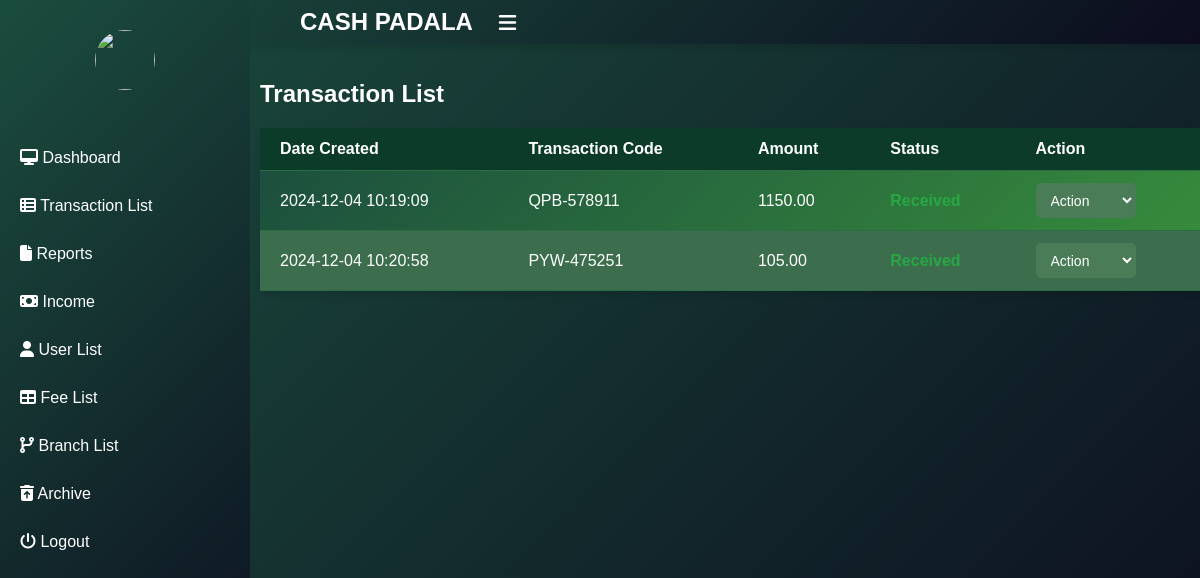
Page /list.php on the committed database.
### tables this page shows
CREATE TABLE `transactions` (
  `transaction_id` int(11) NOT NULL,
  `sender_id` int(11) NOT NULL,
  `amount` decimal(10,2) NOT NULL,
  `branch_from` int(11) NOT NULL,
  `status` enum('pending','received','failed') DEFAULT 'pending',
  `tracking_code` varchar(50) NOT NULL,
  `purpose` varchar(50) NOT NULL,
  `branch_to` varchar(50) NOT NULL,
  `receiver_id` varchar(50) NOT NULL,
  `s_firstname` varchar(50) NOT NULL,
  `s_lastname` varchar(50) NOT NULL,
  `s_middlename` varchar(50) DEFAULT NULL,
  `s_contact` varchar(20) NOT NULL,
  `s_address` varchar(255) NOT NULL,
  `r_firstname` varchar(50) NOT NULL,
  `r_lastname` varchar(50) NOT NULL,
  `r_middlename` varchar(50) DEFAULT NULL,
  `r_contact` varchar(20) NOT NULL,
  `r_address` varchar(255) NOT NULL,
  `created_at` timestamp NOT NULL DEFAULT current_timestamp(),
  `fee` decimal(10,2) NOT NULL
);

### list.php (the view, shortened to what this page needs)
<?php
include 'connect.php';
?>
<!DOCTYPE html>
<html>
<head>
	<link rel="stylesheet" href="https://stackpath.bootstrapcdn.com/font-awesome/4.7.0/css/font-awesome.min.css">
	<link rel="stylesheet" type="text/css" href="css/fontawesome/css/all.css">
</head>
<body>
	<header class="header">
		<h2 class="u-name">CASH <b>PADALA</b>
			<label for="checkbox">
				<i id="navbtn" class="fa fa-bars" aria-hidden="true"></i>
			</label>
		</h2>
	</header>
	<div class="body">
		<nav class="side-bar">
			<div class="user-p">
				<img  src="<?php echo $_SESSION['user_image']; ?>">
			</div>
				<ul>
				<li>
					<a href="admin_dashboard.php">
						<i class="fa fa-desktop" aria-hidden="true"></i>
						<span>Dashboard</span>
					</a>
				</li>
			<li>
					<a href="list.php">
						<i class="fas fa-regular fa-table-list" aria-hidden="true"></i>
						<span>Transaction List</span>
					</a>
				</li>
				<li>
					<a href="report.php">
						<i class="fas fa-light fa-file" aria-hidden="true"></i>
						<span>Reports</span>
					</a>
				</li>
					<li>
					<a href="income.php">
						<i class="fas fa-light fa-money-bill"aria-hidden="true"></i>
						<span>Income</span>
					</a>
				</li>
				<li>
					<a href="user.php">
						<i class="fas fa-solid fa-user" ></i>
						<span>User List</span>
					</a>
				</li>
					<li>
					<a href="fee.php">
						<i class="fas fa-regular fa-table"></i>
						<span>Fee List</span>
					</a>
				</li>
					<li>
					<a href="branch.php">
						<i class="fas fa-code-branch" ></i>
						<span>Branch List</span>
					</a>
				</li>
				<li>
					<a href="archive1.php">
						<i class="fas fa-solid fa-trash-can-arrow-up" ></i>
						<span>Archive</span>
					</a>
				</li>
				<li>
					<a href="logout.php">
						<i class="fa fa-power-off" aria-hidden="true"></i>
						<span>Logout</span>
					</a>
				</li>
			</ul>
		</nav>
		<section class="table__body">
    <div class="header_fixed">
		<h2>Transaction List</h2>
        <table id="data-table">
            <thead>
                <tr>
                    <th>Date Created</th>
                    <th>Transaction Code</th>
                    <th>Amount</th>
                    <th>Status</th>
                    <th>Action</th>
                </tr>
            </thead>
            <tbody>
                <?php
                $sql = "SELECT transaction_id, created_at, tracking_code, amount, status FROM transactions";
                $result = $conn->query($sql);
                if ($result->num_rows > 0) {
                    while ($row = $result->fetch_assoc()) {
                        echo '<tr>';
                        echo '<td>' . $row["created_at"] . '</td>';
                        echo '<td>' . $row["tracking_code"] . '</td>';
                        echo '<td>' . $row["amount"] . '</td>';
                        echo '<td class="status">' . ucfirst($row["status"]) . '</td>';
                        echo '<td>';
                        echo '<select class="hiddenSelect">';
                        echo '<option value="#">Action</option>';
                        echo '</select>';
                        echo '</td>';
                        echo '</tr>';
                    }
                } else {
                    echo "<tr><td colspan='5'>No transactions found</td></tr>";
                }
                ?>
            </tbody>
        </table>
    </div>
</section>
	</div>
</body>
</html>

### list.php (style rules this page uses)
#navbtn { display: inline-block; margin-left: 20px; font-size: 20px; transition: 500ms color; }
:root { --poppins: 'Poppins', sans-serif; --lato: 'Lato', sans-serif; --light: #F9F9F9; --blue: #3C91E6; --dark-green: #1b4d3e; --light-green: #388e3c; --grey: #333; --dark-grey: #AAAAAA; --dark: #2C3E50; --red: #DB504A; --yellow: #FFCE26; --orange: #FD7238; --green: #28a745; }
*, *::before, *::after { margin: 0; padding: 0; box-sizing: border-box; }
body { font-family: var(--poppins); background: linear-gradient(135deg, var(--dark-green), #0c0c1e); color: white; height: 100%; }
body, html { height: 100%; }
.side-bar { background: linear-gradient(135deg, var(--dark-green), #0c0c1e); color: white; width: 250px; height: 100%; position: fixed; padding-top: 20px; top: 0; left: 0; z-index: 1000; transition: width 0.3s ease-in-out; }
.side-bar a { text-decoration: none; color: white; display: block; padding: 15px 20px; font-size: 16px; transition: background-color 0.3s ease; }
.side-bar .user-p { text-align: center; padding: 10px; margin-bottom: 20px; }
.side-bar .user-p img { border-radius: 50%; width: 60px; height: 60px; }
header { background: linear-gradient(136deg, var(--dark-green), #0c0c1e); padding: 8px 300px; color: white; display: flex; justify-content: space-between; align-items: center; z-index: 100; position: fixed; top: 0; left: 0; right: 0; box-shadow: 0 4px 6px rgba(0, 0, 0, 0.1); }
header h2 { font-size: 24px; }
header i { font-size: 24px; cursor: pointer; }
.body { margin-left: 260px; padding-top: 80px; }
#data-table { width: 100%; border-collapse: collapse; margin: 20px 0; border-radius: 8px; box-shadow: 0 4px 6px rgba(0, 0, 0, 0.1); background: linear-gradient(135deg, #1b4d3e, #388e3c); }
#data-table thead { background-color: #0c3c29; color: white; text-align: left; font-weight: bold; }
#data-table th, #data-table td { padding: 12px 20px; border-bottom: 1px solid #2C6E44; text-align: left; }
#data-table tr:nth-child(even) { background-color: #3c6e4d; }
#data-table td.status { font-weight: bold; color: #28a745; }
#data-table .hiddenSelect { width: 100px; height: 35px; background-color: #4a7c57; color: white; border: 1px solid #4a7c57; font-size: 14px; border-radius: 5px; cursor: pointer; padding: 5px 10px; }

### rows in the picture
transactions: created_at "2024-12-04 10:19:09", tracking_code "QPB-578911", amount "1150.00", status "Received"
transactions: created_at "2024-12-04 10:20:58", tracking_code "PYW-475251", amount "105.00", status "Received"
